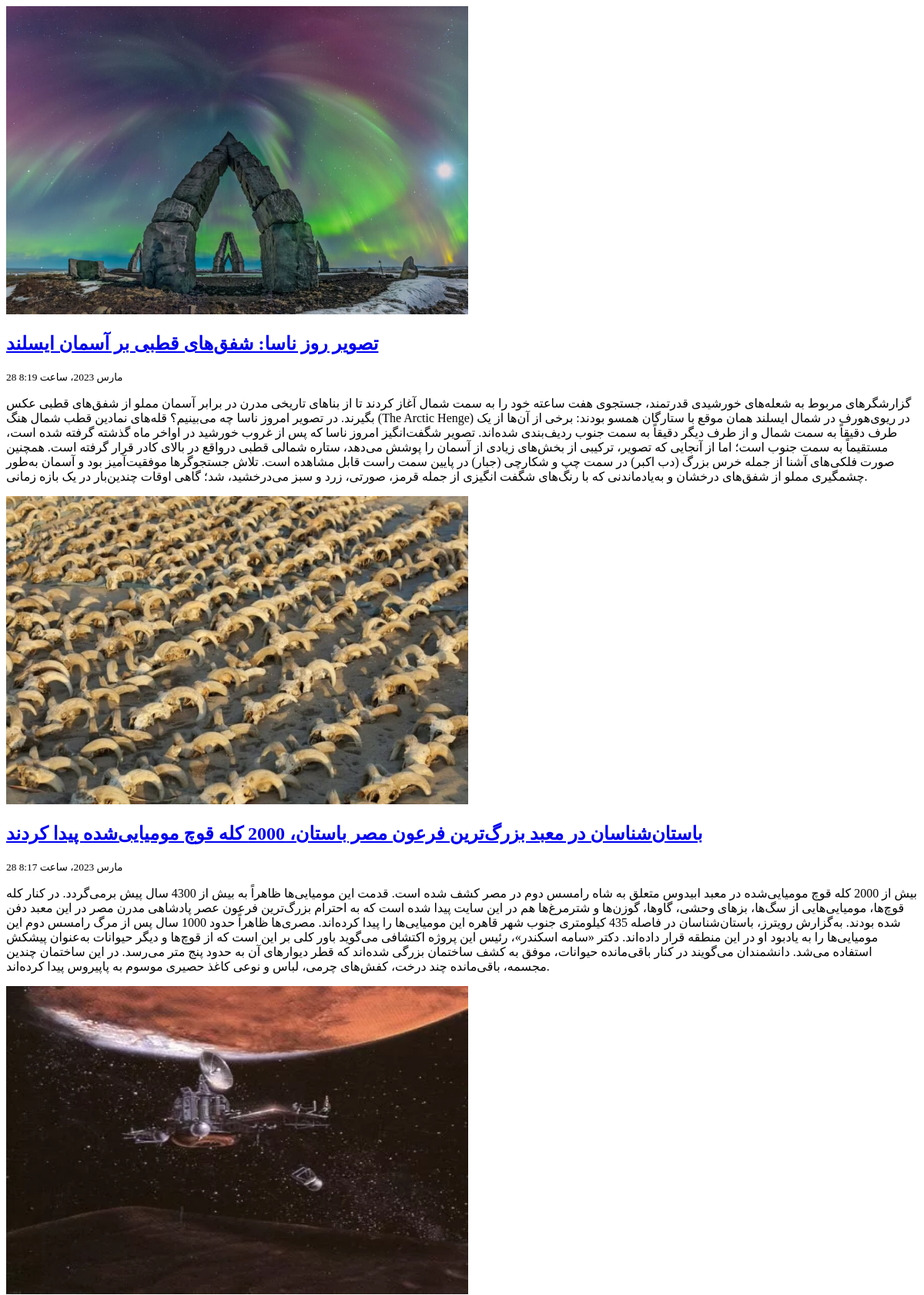
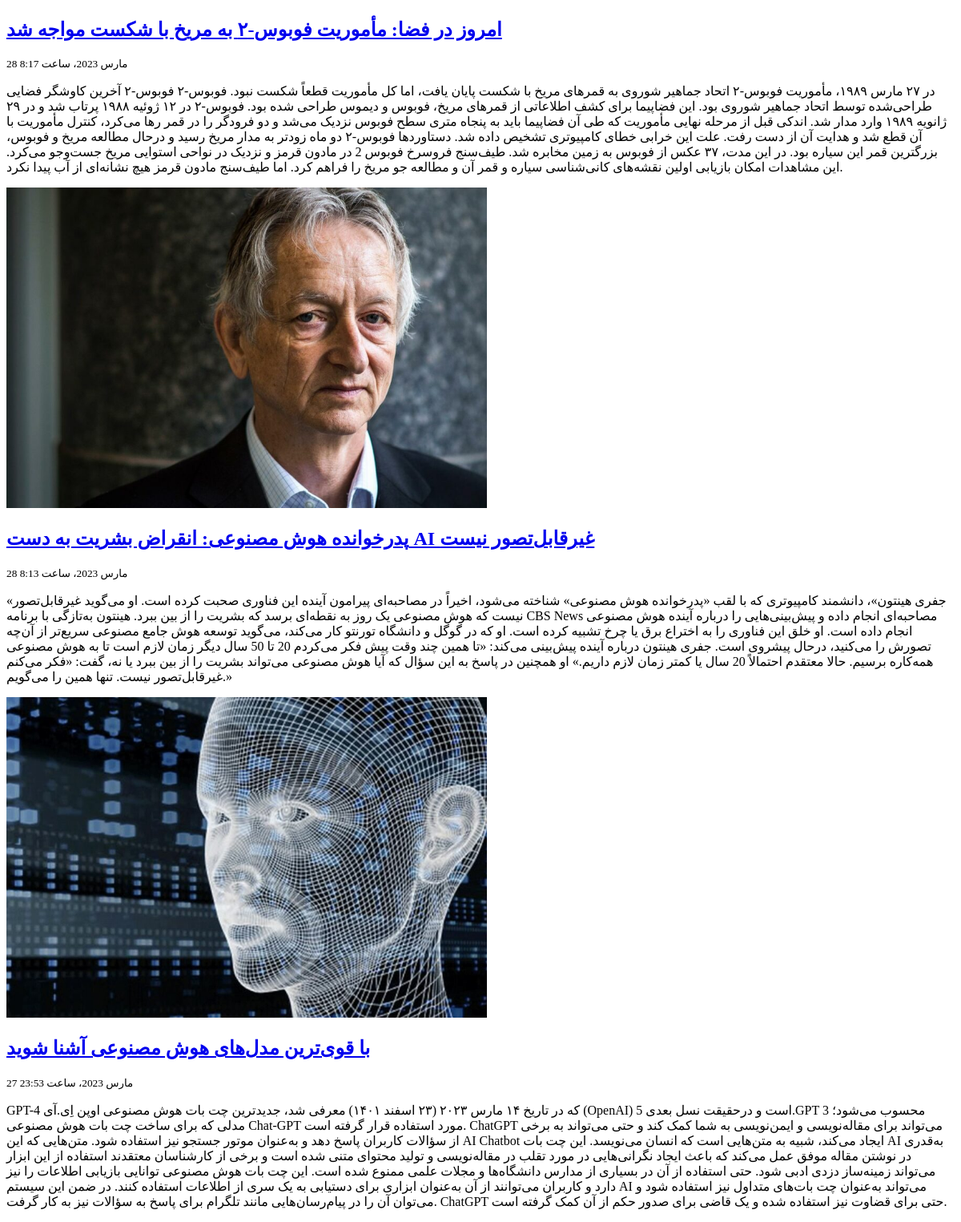
The app's page /page/3, older data (2 pictures, top to bottom).
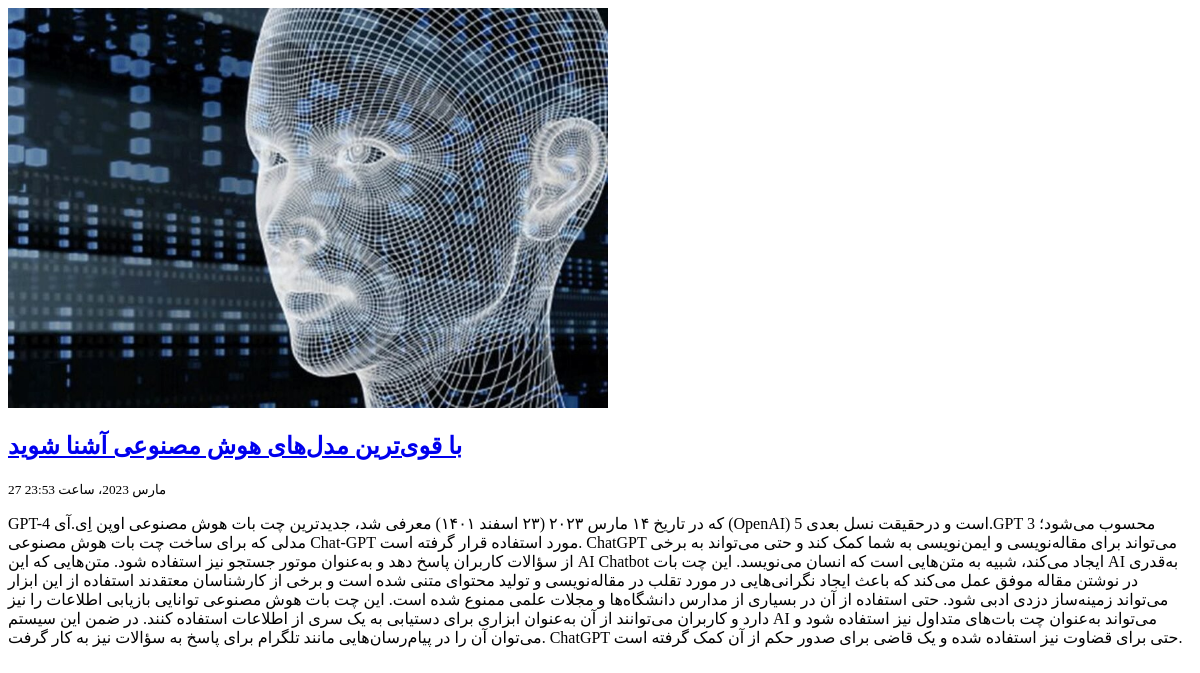
The same page, newer data.
### blog/models.py (models this page shows, shortened)
class Article(models.Model):
    STATUS_CHOICES =(
        ('d','پیش نویس'),
        ('p','منتشر شده'),
    )
    title = models.CharField(max_length=200, verbose_name ="عنوان مقاله")
    slug  = models.SlugField(max_length=100, unique=True, verbose_name = "آدرس مقاله")
    category = models.ManyToManyField(Category, verbose_name= "دسته بندی", related_name="articles")
    description = models.TextField(verbose_name = "محتوا")
    thumbnail = models.ImageField(upload_to="images", verbose_name = "تصویر مقاله")
    publish = models.DateTimeField(default=timezone.now, verbose_name = "زمان انتشار")
    created = models.DateTimeField(auto_now_add=True)
    updated = models.DateTimeField(auto_now=True)
    status = models.CharField(max_length=1, choices=STATUS_CHOICES, verbose_name = "وضعیت")
    class Meta:
        verbose_name = "مقاله"
        verbose_name_plural = "مقالات"
        ordering = ['-publish']
    def jpublish(self):
        return jalali_converter(self.publish)
    jpublish.short_description = "زمان انتشار"
    objects = ArticleManager()

### blog/views.py (the view)
# urls.py: path('', home, name="home"),
def home(request,page=1):
    articles_list = Article.objects.published()
    paginator = Paginator(articles_list, 6)
    articles = paginator.get_page(page)
    context ={
        "articles": articles,
    }
    return render(request, "blog/home.html", context)

### blog/models.py (called while the page is built)
    def published(self):
        return self.filter(status='p')

### blog/templates/blog/home.html (shortened to what this page needs)
<!DOCTYPE html>
<html lang="fa">
<head>
</head>
<body >
{% for article in articles%}
    <article>
        <img src="{{article.thumbnail.url}}" alt="{{article.title}}" width="600" height="400">
        <h1><a href="{% url 'blog:detail' article.slug %}">{{article.title}}</a></h1>
        <small>{{article.publish}}</small>
        <p>{{article.description}}</p>
    </article>
{% endfor %}
</body>
</html>

Row changes from the older to the newer data that the page shows:
no longer on this page (row edited): Article: thumbnail (picture), title "تصویر روز ناسا: شفق‌های قطبی بر آسمان ایسلند", publish "28 مارس 2023، ساعت 8:19", description "گزارشگرهای مربوط به شعله‌های خورشیدی قدرتمند، جستجوی هفت ساعته خود را به سمت شمال آغاز کردند تا از بناهای تاریخی مدرن در برابر آسمان مملو از شفق‌های قطبی عکس بگیرند. در تصویر امروز ناسا چه می‌بینیم؟ قله‌های نمادین قطب شمال هنگ (The Arctic Henge) در ریوی‌هورف در شمال ایسلند همان موقع با ستارگان همسو بودند: برخی از آن‌ها از یک طرف دقیقاً به سمت شمال و از طرف دیگر دقیقاً به سمت جنوب ردیف‌بندی شده‌اند. تصویر شگفت‌انگیز امروز ناسا که پس از غروب خورشید در اواخر ماه گذشته گرفته شده است، مستقیماً به سمت جنوب است؛ اما از آنجایی که تصویر، ترکیبی از بخش‌های زیادی از آسمان را پوشش می‌دهد، ستاره شمالی قطبی درواقع در بالای کادر قرار گرفته است. همچنین صورت فلکی‌های آشنا از جمله خرس بزرگ (دب اکبر) در سمت…"
no longer on this page (row edited): Article: thumbnail (picture), title "باستان‌شناسان در معبد بزرگ‌ترین فرعون مصر باستان، 2000 کله قوچ مومیایی‌شده پیدا کردند", publish "28 مارس 2023، ساعت 8:17", description "بیش از 2000 کله قوچ مومیایی‌شده در معبد ابیدوس متعلق به شاه رامسس دوم در مصر کشف شده است. قدمت این مومیایی‌ها ظاهراً به بیش از 4300 سال پیش برمی‌گردد. در کنار کله قوچ‌ها، مومیایی‌هایی از سگ‌ها، بزهای وحشی، گاوها، گوزن‌ها و شترمرغ‌ها هم در این سایت پیدا شده است که به احترام بزرگ‌ترین فرعون عصر پادشاهی مدرن مصر در این معبد دفن شده بودند. به‌گزارش رویترز، باستان‌شناسان در فاصله 435 کیلومتری جنوب شهر قاهره این مومیایی‌ها را پیدا کرده‌اند. مصری‌ها ظاهراً حدود 1000 سال پس از مرگ رامسس دوم این مومیایی‌ها را به یادبود او در این منطقه قرار داده‌اند. دکتر «سامه اسکندر»، رئیس این پروژه اکتشافی می‌گوید باور کلی بر این است که از قوچ‌ها و دیگر حیوانات به‌عنوان پیشکش استفاده می‌شد. دانشمندان می‌گویند در…"
no longer on this page (row edited): Article: thumbnail (picture), title "امروز در فضا: مأموریت فوبوس-۲ به مریخ با شکست مواجه شد", publish "28 مارس 2023، ساعت 8:17", description "در ۲۷ مارس ۱۹۸۹، مأموریت فوبوس-۲ اتحاد جماهیر شوروی به قمرهای مریخ با شکست پایان یافت، اما کل مأموریت قطعاً شکست نبود. فوبوس-۲ فوبوس-۲ آخرین کاوشگر فضایی طراحی‌شده توسط اتحاد جماهیر شوروی بود. این فضاپیما برای کشف اطلاعاتی از قمرهای مریخ، فوبوس و دیموس طراحی شده‌ بود. فوبوس-۲ در ۱۲ ژوئیه ۱۹۸۸ پرتاب شد و در ۲۹ ژانویه ۱۹۸۹ وارد مدار شد. اندکی قبل از مرحله نهایی مأموریت که طی آن فضاپیما باید به پنجاه متری سطح فوبوس نزدیک می‌شد و دو فرودگر را در قمر رها می‌کرد، کنترل مأموریت با آن قطع شد و هدایت آن از دست رفت. علت این خرابی خطای کامپیوتری تشخیص داده شد. دستاوردها فوبوس-۲ دو ماه زودتر به مدار مریخ رسید و درحال مطالعه مریخ و فوبوس، بزرگترین قمر این سیاره بود. در این مدت، ۳۷ عکس از فوبوس به زمین…"
no longer on this page (row edited): Article: thumbnail (picture), title "پدرخوانده هوش مصنوعی: انقراض بشریت به دست AI غیرقابل‌تصور نیست", publish "28 مارس 2023، ساعت 8:13", description "«جفری هینتون»، دانشمند کامپیوتری که با لقب «پدرخوانده هوش مصنوعی» شناخته می‌شود، اخیراً در مصاحبه‌ای پیرامون آینده این فناوری صحبت کرده است. او می‌گوید غیرقابل‌تصور نیست که هوش مصنوعی یک روز به نقطه‌ای برسد که بشریت را از بین ببرد. هینتون به‌تازگی با برنامه CBS News مصاحبه‌ای انجام داده و پیش‌بینی‌هایی را درباره آینده هوش مصنوعی انجام داده است. او خلق این فناوری را به اختراع برق یا چرخ تشبیه کرده است. او که در گوگل و دانشگاه تورنتو کار می‌کند، می‌گوید توسعه هوش جامع مصنوعی سریع‌تر از آن‌چه تصورش را می‌کنید، درحال پیشروی است. جفری هینتون درباره آینده پیش‌بینی می‌کند: «تا همین چند وقت پیش فکر می‌کردم 20 تا 50 سال دیگر زمان لازم است تا به هوش مصنوعی همه‌کاره برسیم. حالا معتقدم احتمالاً 20 سال…"
